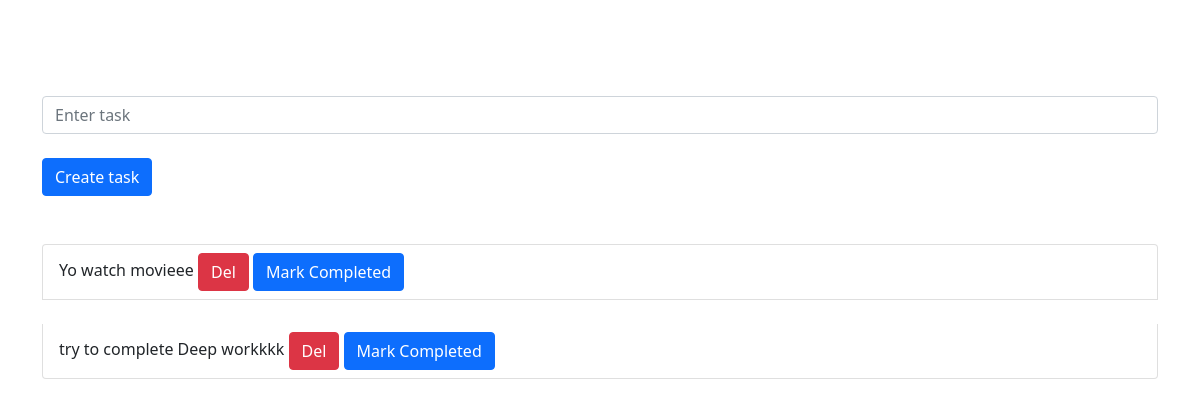
/todo/ (signed in), run on an earlier commit of the app's database.
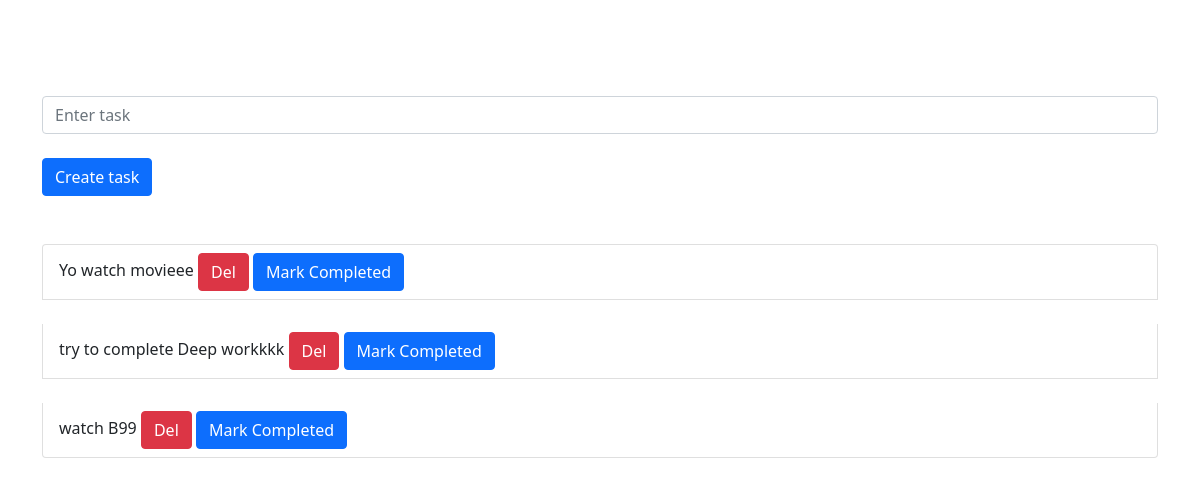
And on a later commit of the database.
### content/models.py (models this page shows, shortened)
class Todo(models.Model):
    user = models.ForeignKey(User, on_delete=models.CASCADE , max_length=15,  null=True, blank=True)
    task_name = models.CharField(max_length=50)
    is_complete = models.BooleanField(default=False)

### content/views.py (the view, shortened to what this page needs)
# urls.py: path('todo/', todo, name="todo"),
@login_required(login_url='/login_page/')
def todo(request):
    print(request.user)
    tasks=Todo.objects.filter(user =request.user)
    context = {'tasks': tasks}
    return render(request, 'todo.html', context)

### content/templates/todo.html (shortened to what this page needs)
<!DOCTYPE html>
<html lang="en">
<head>
    <link href="https://cdn.jsdelivr.net/npm/bootstrap@5.1.1/dist/css/bootstrap.min.css" rel="stylesheet">
</head>
<body>
    <div class="container mt-5 pt-5">
        <form method="post">
        <input type="text" name="task" class="form-control" placeholder="Enter task">
        <button type="submit" class="btn btn-primary mt-4">Create task</button>
        </form>
        <ul class="list-group mt-4">
            {% for task in tasks %}
          <li class="list-group-item mt-4">
              {% if task.is_complete %}
              <strike>{{task.task_name}}</strike>
              {% else %}
                {{task.task_name}}
              {%endif %}
            <a href="{% url 'delete_task' task.id %}" class="btn btn-danger">Del </a>
            <a href="{% url 'mark_as_completed' task.id %}" class="btn btn-primary">Mark Completed </a>
          </li>
            {% endfor%}
        </ul>
    </div>
</body>
</html>

What changed in the data, as far as the page shows it:
added Todo: task_name "watch B99"
